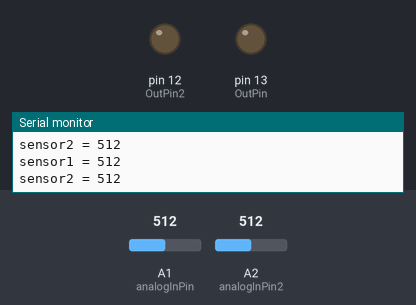
Bench run of a sketch on a simulated Arduino Uno, built with avr-gcc and run on an emulated ATmega328P. On the bench: output pins drawn as LEDs (lit = HIGH), the last lines printed to the serial monitor. Inputs (shaded band) come from the test bench; at power-on: A2 (analogInPin2) = 512, A1 (analogInPin) = 512.

Above: at 1.2 s.
1.3 s: A2 (analogInPin2) set to 888
2.8 s: A2 (analogInPin2) set to 913
At 3.2 s:
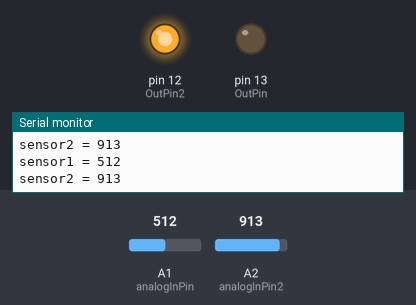
4.3 s: A1 (analogInPin) set to 985
5.8 s: A1 (analogInPin) set to 1017
At 6.3 s:
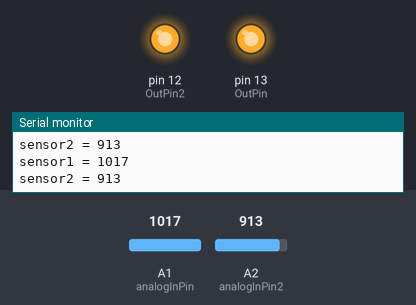
7.3 s: A2 (analogInPin2) set to 0
At 7.9 s:
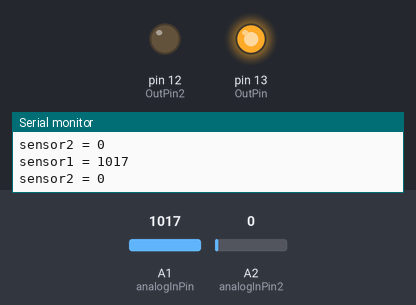
8.8 s: A2 (analogInPin2) set to 910
At 9.4 s:
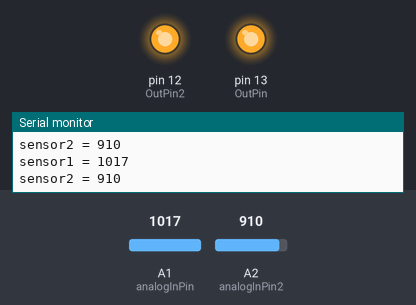
Timing chart, 0 to 11.3 s (numbered marks = the images above; inputs shaded):
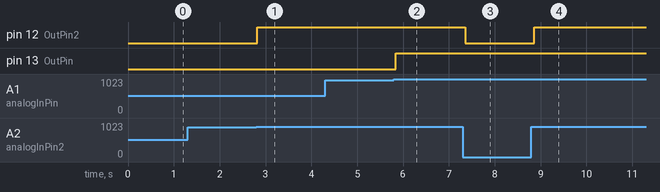

The sketch:

IRSensor.ino
```cpp
const int analogInPin = A1;
const int OutPin = 13;
const int OutPin2 = 12;
const int analogInPin2 = A2;
int sensorValue = 0;
int sensorValue2 = 0;

void setup() {
  Serial.begin(9600);
  pinMode(OutPin, OUTPUT);
  pinMode(OutPin2, OUTPUT);
}

void loop() {
  sensorValue = analogRead(analogInPin);
  sensorValue2 = analogRead(analogInPin2);

  if(sensorValue > 1000){
    digitalWrite(OutPin, HIGH);
  }else{
    digitalWrite(OutPin, LOW);
  }

  if(sensorValue2 > 900){
    digitalWrite(OutPin2, HIGH);
  }else{
    digitalWrite(OutPin2, LOW);
  }

  Serial.print("sensor1 = " );
  Serial.println(sensorValue);
  Serial.print("sensor2 = " );
  Serial.println(sensorValue2);
  delay(100);
}
```

Measured:
- the behaviour switches between 900 and 901 on A2 (analogInPin2) (found by bisection; images 0 and 1)
- the behaviour switches between 1000 and 1001 on A1 (analogInPin) (found by bisection; images 1 and 2)
- after the input at 2.8 s, pin 12 (OutPin2): LOW → HIGH at once
- after the input at 5.8 s, pin 13 (OutPin): LOW → HIGH at once
- after the input at 7.3 s, pin 12 (OutPin2): HIGH → LOW after 0.05 s
- after the input at 8.8 s, pin 12 (OutPin2): LOW → HIGH after 0.07 s
